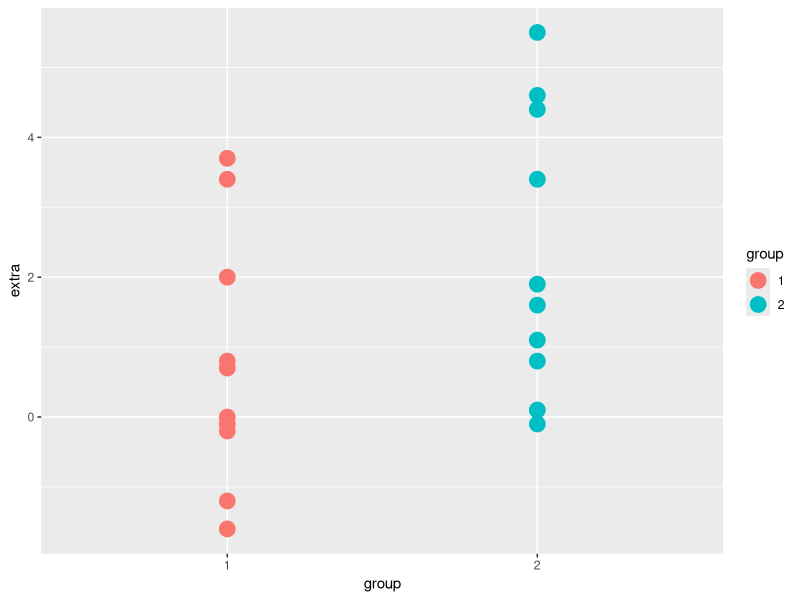
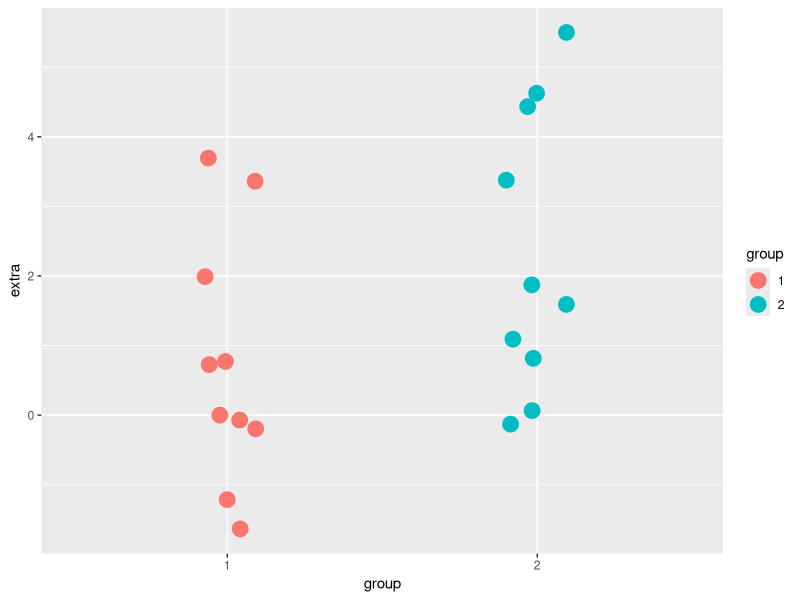
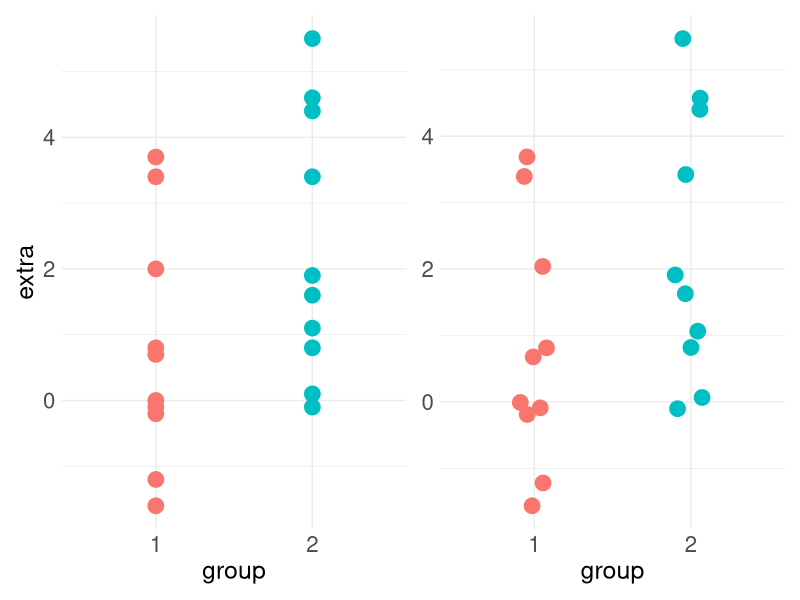
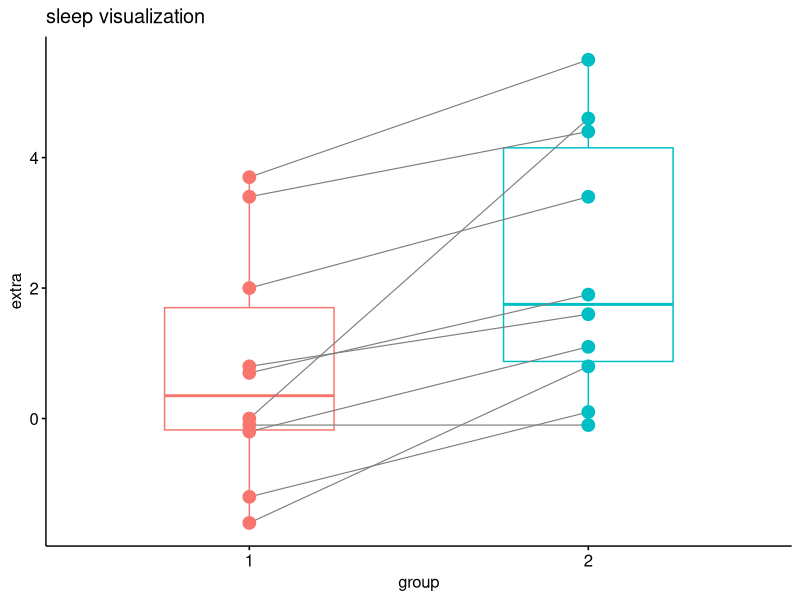
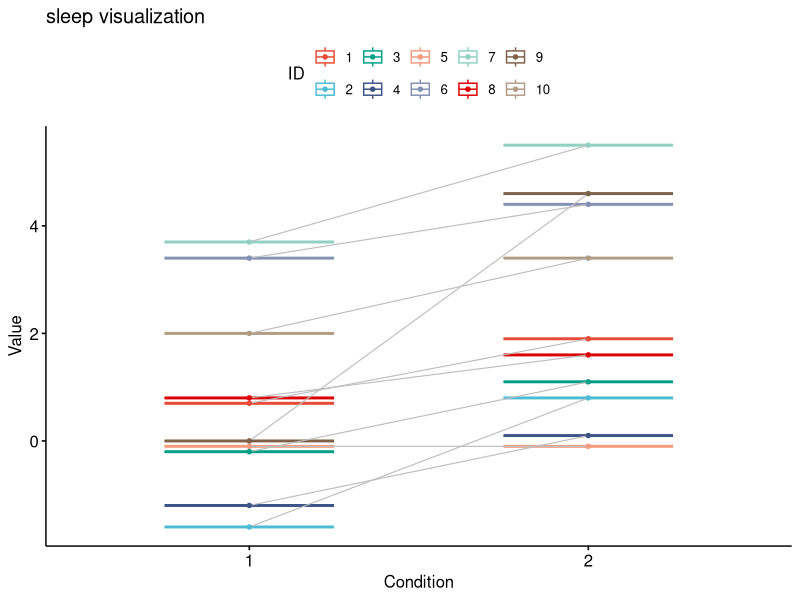

The R script that drew these images, in order: (Note: this script raises an error after producing the figures.)
#26-0616 tues


library(writexl)
library(ggpubr)
library(tidyverse)
library(ggrepel)

# https://grok.com/chat/fae09df6-3c68-43d8-8b7b-fd96192a41b6
# https://grok.com/c/6eac1ec0-bf08-4beb-9522-e990ca7ba7d4
# https://grok.com/chat/a11b32a9-30b0-4ce2-94c8-d5bbc79e59ef
# 2 종류의 수면제(진정제) 효과를 비교한 실험 데이터
# 10명의 환자를 대상으로 수면 시간 증가 효과를 측정
# 10명에게 각각 다른 두 종류의 약을 투여
# paird data

#sleep 데이터는 동일한 10명의 환자가 두 약물을 모두 받은 쌍체 설계 데이터이므로, Paired t-test가 적합

?sleep
sleep |> names()

#data 변형
sleep

pivot_longer(data = sleep, cols = group,
             names_to = 'name', values_to = 'value')

# ID 기준 평균 
sleep |> 
  group_by(ID) |> 
  reframe(avg = mean(extra), 
          n = n())

## 3-1 평균 
sleep |> 
  group_by(group) |> 
  reframe(avg = mean(extra), 
          n = n())


#2-1 실험 기준 pivot_wider
sleep |> 
  pivot_wider(names_from = group, 
              values_from = extra, 
              names_prefix = '수면약_')

#2-2 ID 기준 pivot_wider
sleep |> 
  pivot_wider(names_from = ID, 
              values_from = extra, 
              names_prefix = '참가자_')


#2-3 ID 기준 pivot_longer
sleep |> 
  pivot_wider(names_from = ID, 
              values_from = extra, 
              names_prefix = '참가자_') |> 
  pivot_longer(cols = !group, 
               names_to = 'ID', 
               values_to = 'extra')




#3 편차 구하기
sleep |> 
  group_by(group) |> 
  mutate(extra_deviation = extra - mean(extra)) |> 
  ungroup() 



# 4 시각화 ----
#4-1 geom_point
sleep |> 
  ggplot(aes(x = group, y = extra, color = group)) +
  geom_point(size = 5) 


#4-2 오버플롯팅
sleep |> 
  count(extra, sort = T)


sleep |> 
  ggplot(aes(x = group, y = extra, color = group)) +
  geom_point(position = position_jitter(.1), size = 5)


#4-3 비교
library(patchwork)

sleep |> 
  ggplot(aes(x = group, y = extra, color = group)) +
  geom_point(size = 5, show.legend = F) +
  theme_minimal() +
  theme(axis.title = element_text(size = 18), 
        axis.text = element_text(size = 16)) +
  sleep |> 
  ggplot(aes(x = group, y = extra, color = group)) +
  geom_point(position = position_jitter(.1), size = 5, 
             show.legend = F) +
  theme_minimal() +
  theme(axis.title.y.left = element_blank(), 
        axis.title.x = element_text(size = 18), 
        axis.text = element_text(size = 16)) +
  plot_layout(guides = 'collect')


# ggpaired ----
ggpaired(sleep, 
         x = "group", 
         y = "extra", 
         point.size = 4,
         color = "group", 
         line.color = "gray50", 
         line.size = 0.4) +
  ggtitle(label = 'sleep visualization') +
  theme(legend.position = 'none') +
  labs(x = 'group', y = 'extra')

#
(ggpaired(sleep, x = "group", y = "extra",
          color = "ID", line.color = "gray", line.size = 0.4,
          palette = "npg") +
    ggtitle(label = 'sleep visualization') -> b)

ggarrange(a, b)


# geom_path ----
sleep |> 
  ggplot(aes(x = group, y = extra, color = ID)) +
  geom_point() +
  geom_path(aes(group = ID))  


# geom_line() ----
ggplot(sleep, aes(x = group, y = extra, group = ID)) +
  # 1. 배경에 박스플롯 그리기 (color에 group을 주어 색상 분리)
  # geom_boxplot(aes(fill = group), alpha = 0.3, outlier.shape = NA) +
  # # 2. 동일 인물의 전/후 데이터를 잇는 선 그리기
  geom_line(color = "gray50", size = 0.4) +
  # 3. 개별 데이터 점 찍기
  geom_point(aes(color = group), size = 4) +
  # 깔끔한 테마 적용
  theme_minimal()


#
# geom_label() ----
ggplot(sleep, aes(x = group, y = extra, group = ID)) +
  # 1. 배경에 박스플롯 그리기 (color에 group을 주어 색상 분리)
  # 2. 동일 인물의 전/후 데이터를 잇는 선 그리기
  geom_line(color = "gray50", size = 0.4) +
  geom_point(color = "gray50", size = 0.4) +
  # 3. 개별 데이터 점 찍기
  geom_label(aes(label = ID, 
                 color = group), size = 6) +
  # 깔끔한 테마 적용
  theme_minimal()


## nudge_x ----
ggplot(sleep, aes(x = group, y = extra, group = ID)) +
  geom_line(color = "gray50", size = 0.4) +
  geom_label_repel(
    aes(label = ID, 
        color = group), 
    size = 5,
    nudge_x = ifelse(sleep$group == 1, -0.15, 0.15)) +
  theme_minimal()


# test ----
# geom_point()# test ----
?t.test()
t.test(extra ~ 1, data = sleep)
t.test(sleep, paired = T)

# One sample t-test ----
## 이렇게 할 경우 그룹1, 그룹2 가리지 않고 0과 비교함
t.test(sleep$extra)


# Two sample t-test ----
## 대응표본(쌍체표본) 
# pivot_wider ----
(sleep |> 
   pivot_wider(names_from = group, 
               values_from = extra, names_prefix = 'group_') -> sleep_3)

t.test(sleep_3$group_1, sleep_3$group_2, paired = TRUE)


# t.test 종류 3가지 ----
## one smaple 단일표본 
## two sample 독립표본 
## two sample 대응표본 3가지만 존재 


# 올바른 방식 ----
t.test(sleep_3$group_1, sleep_3$group_2, paired = T)
#자유도가 9

##잘못된 방식 ----
t.test(extra ~ group, data = sleep)
#자유도가 17


#Welch Two Sample t-test:
# 가정: 두 그룹이 독립적이며, 두 그룹의 분산이 같지 않을 수 있음(Welch의 수정 적용). sleep 데이터에서는 동일 환자가 두 약물을 모두 받았으므로 이 가정이 맞지 않음.


#25-0807 thu 
shapiro.test(resid(sleep))

# 정규분포 여부 ----
?sleep
lm(extra ~ group, data = sleep) -> output
shapiro.test(resid(output))

#
qqnorm(resid(output))
qqline(resid(output), col = 'tomato')
?t.test()
sleep |> 
  group_by(group) |> 
  reframe(mean = mean(extra))


plot(extra ~ group, data = sleep)

sleep
?t.test()
# 등분산 여부 ----
var.test(extra ~ group, data = sleep)

# t.test ----
## 잘못된 경우
t.test(extra ~ group, data = sleep, paird = TRUE)

sleep |> 
  ggplot(aes(x = ID, y = extra, color = group)) +
  geom_point() +
  geom_path(aes(group = group))

sleep |> 
  pivot_wider(names_from = ID, values_from = extra)

t.test(extra ~ group, data = sleep, paired = T)

# 도움말 - 정석 ----
t.test(sleep$extra)


# One-sample t-test ----
## 한 집단의 평균을 특정 값과 비교
#특정 약을 복용한 환자 10명의 수면 시간 증가량(extra) 평균이 0(효과 없음)인지 확인
#group_1의 평균이 0과 다른지 알려줍니다.
t.test(extra ~ 1, data = sleep)


#Two-sample t-test ----
## 두 집단의 평균 차이
sleep2 <- reshape(sleep, direction = "wide",
                  idvar = "ID", timevar = "group")

## Traditional interface
### t.test()에 데이터를 직접 벡터 형태로 입력하는 방식
t.test(sleep2$extra.1, sleep2$extra.2, paired = TRUE)

## Formula interface
### t.test()에 공식형태로 입력하는 방식
t.test(Pair(extra.1, extra.2) ~ 1, data = sleep2)
?t.test()

# cor ----
sleep
cor.test(sleep$extra, sleep$group)
sleep |> 
  mutate(group = as.integer(group)) -> sleep2
cor.test(sleep2$extra, sleep2$group)

# 피어슨 상관계수(Pearson correlation)는 두 연속형 변수 간의 선형 관계를 측정하는 데 적합합니다. 하지만 group은 본질적으로 범주형 변수(약물 1 vs 약물 2)이며, 이를 정수형(1, 2)으로 변환했다고 해서 연속형 변수가 되지 않습니다.

#25-0910 ----
# https://grok.com/c/6eac1ec0-bf08-4beb-9522-e990ca7ba7d4
# https://grok.com/chat/a11b32a9-30b0-4ce2-94c8-d5bbc79e59ef

tibble(
  num = c(1:10),
  A = c(90,40,90,40,90,40,90,40,90,40),
  B = c(10,60,10,60,10,60,10,60,10,60)) -> exp1_ttest

exp1_ttest |> 
  mutate()
?t.test()
sleep
t.test(exp1_ttest$A, exp1_ttest$B, paired = T)

# Two-sample 
t.test(1:10, y = c(7:20))      # P = .00001855
t.test(1:10, y = c(7:20, 200)) # P = .1245    -- NOT significant anymore


(tibble(
  num = c(1:10),
  A = c(90,10,90,10,90,10,90,10,90,10),
  B = c(40,60,40,60,40,60,40,60,40,60)) -> exp2_ttest)

t.test(exp2_ttest$A, exp2_ttest$B)

sleep
t.test(sleep$extra)
(sleep2 <- reshape(sleep, direction = "wide",
                   idvar = "ID", timevar = "group"))
t.test(sleep2$extra.1, sleep2$extra.2, paired = TRUE)


#
sleep |> 
  pivot_wider(names_from = group, 
              values_from = extra, 
              names_prefix = 'group_') |> 
  group_by(ID) |> 
  mutate_(mean_extra = mean())
